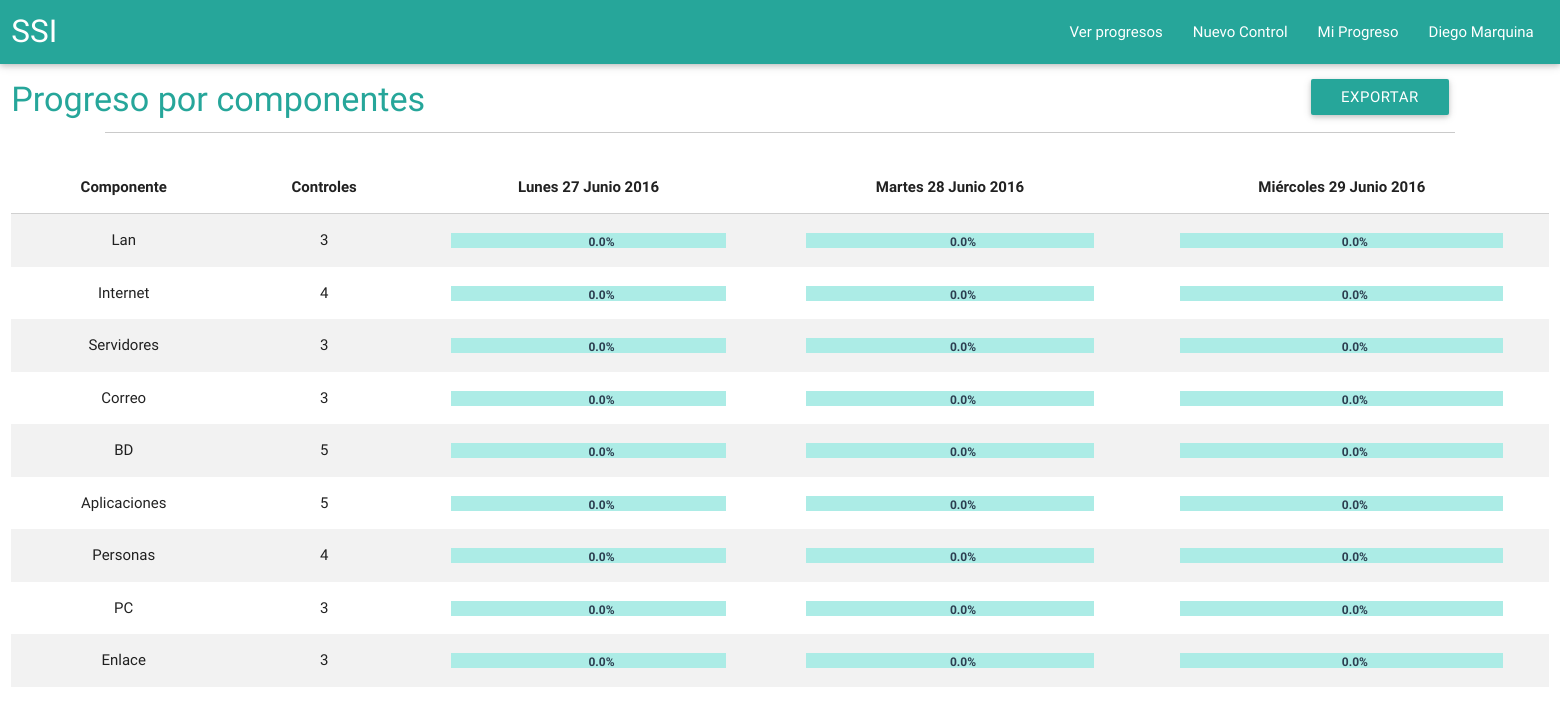
The app's page / (signed in) with its own data.
### userprofiles/models.py (models this page shows, shortened)
class Userprofile(AbstractBaseUser):
    email = models.EmailField(
        verbose_name='email address',
        max_length=255,
        unique=True,
    )
    name = models.CharField(max_length=255)
    lastname = models.CharField(max_length=255)
    is_active = models.BooleanField(default=True)
    is_admin = models.BooleanField(default=False)
    objects = UserprofileManager()
    USERNAME_FIELD = 'email'
    REQUIRED_FIELDS = ['name','lastname']

### components/models.py (models this page shows, shortened)
class Component(models.Model):
	name = models.CharField(max_length=255)
	class Meta:
		ordering = ('id',)

### SSI/views.py (the view, shortened to what this page needs)
# urls.py: url(r'^$',views.start, name='index'),
def start(request):
	if request.user.is_authenticated():
		if request.user.is_admin:
			componentdata=[]
			components = Component.objects.all()
			today = datetime.now()
			yesterday = today - timedelta(days=1)
			beforeyesterday = yesterday - timedelta(days=1)
			for c in components:
				taskquantity=Task.objects.filter(component=c).count()
				todayvalue = totalValue(c,today)
				yesterdayvalue = totalValue(c,yesterday)
				beforeyesterdayvalue = totalValue(c,beforeyesterday)
				data={'id':c.id,
				'name':c.name,
				'taskquantity':taskquantity,
				'todayvalue':todayvalue,
				'yesterdayvalue':yesterdayvalue,
				'beforeyesterdayvalue':beforeyesterdayvalue,
				}
				componentdata.append(data)
			context={'componentdata' : componentdata}
			context['todaydate']=today
			context['yesterdaydate']=yesterday
			context['beforeyesterdaydate']=beforeyesterday
			return render(request, 'index.html', context)
	else:
		return render(request, 'sign/signin.html', {})

### SSI/views.py (called while the page is built)
def totalValue(component,daydate):
	tasks = Task.objects.filter(component=component)
	totalValue=0
	cant=0
	for t in tasks:
		try:
			progress = Progress.objects.get(task=t,date=daydate)
			totalValue += progress.value
		except Progress.DoesNotExist:
			totalValue += 0
		cant+=1
	return round(totalValue/cant,2)

### templates/index.html (shortened to what this page needs)
{% extends "base.html" %}
{% block content %}
<div class="row">
	<div class="col s6">
		<h4>Progreso por componentes</h4>
	</div>
	<div class="col s6 push-s4" style="top:15px">
		<a class="btn waves-effect waves-light" onclick="exportTo('xls');" href="javascript://">Exportar</a>
	</div>
	<hr>
</div>
<div class="row ">
	<div class="col m12">
		<table  class="table centered striped">
        <thead>
          <tr>
              <th data-field="id">Componente</th>
              <th data-field="name">Controles</th>
              <th data-field="price">{{beforeyesterdaydate|date:"l d F Y"}}</th>
              <th data-field="price">{{yesterdaydate|date:"l d F Y"}}</th>
              <th data-field="price">{{todaydate|date:"l d F Y"}}</th>
          </tr>
        </thead>
        <tbody>
        {% for c in componentdata %}
			<tr>
				<td>{{c.name}}</td>
				<td>{{c.taskquantity}}</td>
				<td>
					<div id="{{c.id}}beforeyesterday" class="componentprogress">
					    <label id="status{{c.id}}beforeyesterday" class="progressstatus">{{c.beforeyesterdayvalue}}%</label>
					</div>
				</td>
				<td>
					<div id="{{c.id}}yesterday" class="componentprogress">
					    <label id="status{{c.id}}yesterday" class="progressstatus">{{c.yesterdayvalue}}%</label>
					</div>
				</td>
				<td>
					<div id="{{c.id}}today" class="componentprogress">
					    <label id="status{{c.id}}today" class="progressstatus">{{c.todayvalue}}%</label>
					</div>
				</td>
			</tr>
		{% endfor %}
        </tbody>
      </table>
	</div>
</div>
{% endblock %}

### templates/base.html (shortened to what this page needs)
<!DOCTYPE html>
<html lang="es">
<head>
	{% load staticfiles %}
	<link rel="stylesheet" type="text/css" href="{% static 'css/materialize.css' %}">
	<link rel="stylesheet" type="text/css" href="{% static 'css/app.css' %}">
</head>
<body>
	<nav>
		<div class="row">
		    <div class="nav-wrapper">
		    	<div class="col s12">
			      	<a href="#" class="brand-logo">SSI</a>
			      	<ul id="nav-mobile" class="right hide-on-med-and-down">
			      		{% if user.is_admin %}
			        	<li><a class="dropdown-button" href="#" data-activates="dropdown_progresos">Ver progresos</a></li>
			        	<li><a class="a-contrast" href="{% url "tasks:createtask" %}">Nuevo Control</a></li>
			        	{% endif %}
			        	{% if user.is_authenticated %}
						<li><a href="{% url "progress:showprogress" %}" class ="a-contrast">Mi Progreso</a></li>
			        	<li><a class="dropdown-button" href="#" data-activates="dropdown_user">{{ user.name }} {{ user.lastname }}</a></li>
						{% else %}
						<a class="a-contrast" href="{% url "userprofiles:signin" %}">Iniciar Sesión</a>
						{% endif %}
			      	</ul>
		    	</div>
		    </div>
		</div>
	</nav>
	<section class="body-container">
	{% block content %}
	{% endblock %}
	</section>
</body>
</html>

### static/css/app.css (style rules this page uses)
.componentprogress { position: relative; width: 80%; height: 15px; background-color: #ACECE6; margin: auto; }
.progressstatus { text-align: center; font-size: 12px; font-weight: bold; color: #2c3e50; z-index: 2; }
.progressstatus, .componentbar { display: inline; position: absolute; margin: auto; }
hr { max-width: 90rem; height: 0; border-right: 0; border-top: 0; border-bottom: 1px solid #cacaca; border-left: 0; clear: both; }
h1, h2, h3, h4, h5 { color : #26a69a; }

### records on screen
Userprofile: name "Diego", lastname "Marquina"
Component: name "Lan"
Component: name "Internet"
Component: name "Servidores"
Component: name "Correo"
Component: name "BD"
Component: name "Aplicaciones"
Component: name "Personas"
Component: name "PC"
Component: name "Enlace"

### other values on screen
{{ beforeyesterdaydate|date:"l d F Y" }} "Lunes 27 Junio 2016"
{{ yesterdaydate|date:"l d F Y" }} "Martes 28 Junio 2016"
{{ todaydate|date:"l d F Y" }} "Miércoles 29 Junio 2016"
{{ c.taskquantity }} "3" "4" "3" "3" "5" "5" "4" "3" "3"
{{ c.beforeyesterdayvalue }} "0.0" "0.0" "0.0" "0.0" "0.0" "0.0" "0.0" "0.0" "0.0"
{{ c.yesterdayvalue }} "0.0" "0.0" "0.0" "0.0" "0.0" "0.0" "0.0" "0.0" "0.0"
{{ c.todayvalue }} "0.0" "0.0" "0.0" "0.0" "0.0" "0.0" "0.0" "0.0" "0.0"
